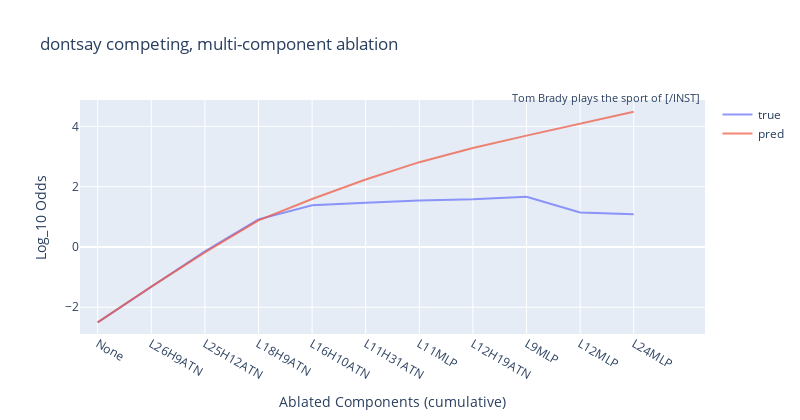

Notebook source saved alongside this figure:
### Code cell
df = ld_comp_0.get_cumulative_ablations(
    tl_model=tl_model,
    target_token = pd_base.ml_token,
    top_k=10,
)

utils.plot_head_data(
    lines=[
        (f"true", df.log_odds / np.log(10), df.label),
        (f"pred", df.pred_log_odds / np.log(10), df.label),
    ],
    spacing=1,
    annotation_text=ld_comp_0.pd.prompt.split("\n")[-1],
    title="dontsay competing, multi-component ablation",
    yaxis_title="Log_10 Odds",
    xaxis_title="Ablated Components (cumulative)",
    height=420, width=800
).show()

### Figure 1 — Plotly figure (JSON) as saved in the notebook; plotly's stock layout.template omitted (floating-point values rounded to 4 significant figures)
{"data": [{"mode": "lines", "name": "true", "opacity": 0.7, "type": "scatter", "x": ["None", "L26H9ATN", "L25H12ATN", "L18H9ATN", "L16H10ATN", "L11H31ATN", "L11MLP", "L12H19ATN", "L9MLP", "L12MLP", "L24MLP"], "y": [-2.499, -1.313, -0.1426, 0.9166, 1.386, 1.469, 1.538, 1.581, 1.665, 1.141, 1.084]}, {"mode": "lines", "name": "pred", "opacity": 0.7, "type": "scatter", "x": ["None", "L26H9ATN", "L25H12ATN", "L18H9ATN", "L16H10ATN", "L11H31ATN", "L11MLP", "L12H19ATN", "L9MLP", "L12MLP", "L24MLP"], "y": [-2.499, -1.313, -0.1809, 0.8847, 1.592, 2.236, 2.812, 3.281, 3.692, 4.1, 4.486]}], "layout": {"annotations": [{"font": {"size": 11}, "showarrow": false, "text": "Tom Brady plays the sport of [/INST] ", "x": 1, "xref": "paper", "y": 1.05, "yref": "paper"}], "height": 420, "hovermode": "x unified", "showlegend": true, "title": {"text": "dontsay competing, multi-component ablation"}, "width": 800, "xaxis": {"range": [-0.33, 11.33], "ticktext": ["None", "L26H9ATN", "L25H12ATN", "L18H9ATN", "L16H10ATN", "L11H31ATN", "L11MLP", "L12H19ATN", "L9MLP", "L12MLP", "L24MLP"], "tickvals": [0, 1, 2, 3, 4, 5, 6, 7, 8, 9, 10], "title": {"text": "Ablated Components (cumulative)"}}, "yaxis": {"title": {"text": "Log_10 Odds"}}}}
